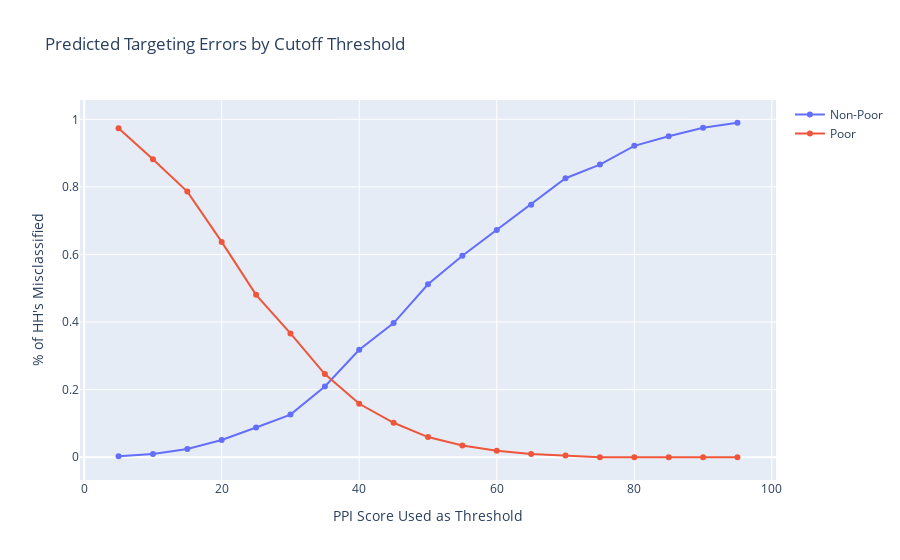

The code cell stored with this chart in its notebook:
### Code cell
import numpy as np
import pandas as pd
import plotly.graph_objects as go

T = pd.read_csv("ghana_targeting.csv")

tmp = pd.concat([ T[['cutoff','i50']],T[['cutoff','e50']] ],sort=False)
tmp['status'] = tmp['i50'].isnull().map({False: "Poor",True:"Non-Poor"})
tmp['Mean'] = tmp[['i50','e50']].sum(1)

# fig2= px.histogram(T,x='e50',nbins=10)#,y='i50')
fig = go.Figure(data=[go.Line(y=T['i50'], orientation='v',x=T['cutoff'], name="Non-Poor",
                             hovertemplate= "Non-Poor Included: <b>%{y:.1%}</b><br><extra></extra>")])
fig.add_trace(go.Line(y=T['e50'], orientation='v',x=T['cutoff'], name="Poor",
        hovertemplate= "Poor Excluded: <b>%{y:.1%}</b><br><extra></extra>"))
fig.update_traces(mode="markers+lines")
fig.update_layout(
    title_text='Predicted Targeting Errors by Cutoff Threshold',
    xaxis_title_text="PPI Score Used as Threshold",
    yaxis_title_text="% of HH's Misclassified",
    hovermode="x unified"
)

### Figure 1 — Plotly figure (JSON) as saved in the notebook; plotly's stock layout.template omitted (floating-point values rounded to 4 significant figures)
{"data": [{"hovertemplate": "Non-Poor Included: <b>%{y:.1%}</b><br><extra></extra>", "mode": "markers+lines", "name": "Non-Poor", "orientation": "v", "type": "scatter", "x": [5, 10, 15, 20, 25, 30, 35, 40, 45, 50, 55, 60, 65, 70, 75, 80, 85, 90, 95], "y": [0.003247, 0.009901, 0.02448, 0.05102, 0.08814, 0.1262, 0.2095, 0.318, 0.3969, 0.5118, 0.5965, 0.6724, 0.7473, 0.8257, 0.8659, 0.9215, 0.9497, 0.9752, 0.9898]}, {"hovertemplate": "Poor Excluded: <b>%{y:.1%}</b><br><extra></extra>", "mode": "markers+lines", "name": "Poor", "orientation": "v", "type": "scatter", "x": [5, 10, 15, 20, 25, 30, 35, 40, 45, 50, 55, 60, 65, 70, 75, 80, 85, 90, 95], "y": [0.9738, 0.8818, 0.7861, 0.6372, 0.4806, 0.3663, 0.2462, 0.1582, 0.102, 0.0597, 0.035, 0.01951, 0.009756, 0.004926, 0, 0, 0, 0, 0]}], "layout": {"hovermode": "x unified", "title": {"text": "Predicted Targeting Errors by Cutoff Threshold"}, "xaxis": {"title": {"text": "PPI Score Used as Threshold"}}, "yaxis": {"title": {"text": "% of HH's Misclassified"}}}}
